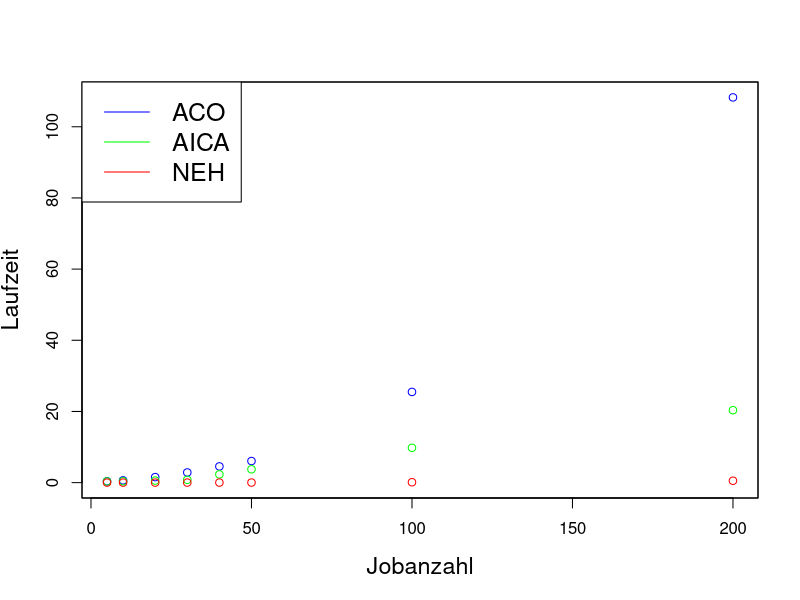

Recreate this plot in R.
overview <- read.csv(file="overview_finish.csv", header=TRUE, sep=",")

jpeg("overview_avg_finish.jpeg")
yrange <- range(overview$aco, overview$aica, overview$neh)
xrange <- range(overview$jobs)

plot(overview$jobs, overview$aco, type="p", ylim=yrange, xlim=xrange, col="blue", ann=FALSE)
lines(overview$jobs, overview$aica, type="p", col="green")
lines(overview$jobs, overview$neh, type="p", col="red")
box()

title(main="", xlab="Jobanzahl", ylab="Laufzeit", font.main=4, cex.lab=1.4, cex.axis=1.4, cex.main=1.4, cex.sub=1.4)
legend("topleft", legend=c("ACO", "AICA", "NEH"), col=c("blue", "green", "red"), lty=1:1, cex=1.5)